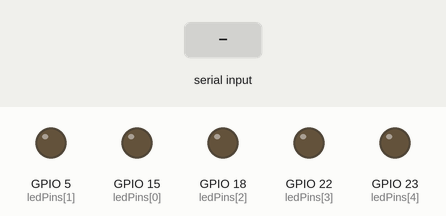
A sketch run on a simulated ESP32. On the bench: output pins drawn as LEDs (lit = HIGH). The inputs (shaded band) are chosen by the test bench. What the sketch prints to the serial monitor is not drawn.

Above: at 1.2 s.
1.3 s: "90,45\n" received over Serial
At 2.0 s:
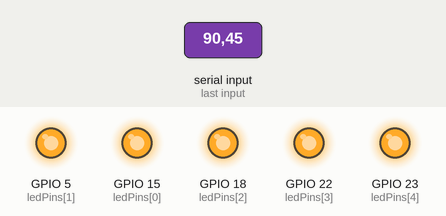
Timing chart, 0 to 4.3 s (numbered marks = the images above; inputs shaded):
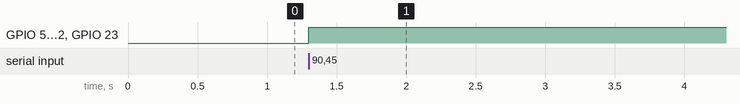

The sketch:

pyinfo.ino.ino
```cpp
const int ledPins[] = {15, 5, 18, 22, 23};
const int numLeds = sizeof(ledPins) / sizeof(ledPins[0]);

void setup() {
  Serial.begin(115200);
  Serial.println("ESP32 Ready");

  for (int i = 0; i < numLeds; i++) {
    pinMode(ledPins[i], OUTPUT);
  }
}

void loop() {
  if (Serial.available()) {
    String input = Serial.readStringUntil('\n');
    int level = input.toInt();
    level = constrain(level, 0, numLeds);

    for (int i = 0; i < numLeds; i++) {
      digitalWrite(ledPins[i], i < level ? HIGH : LOW);
    }
  }
}
```

Measured:
- after the input at 1.3 s, GPIO 5 (ledPins[1]), GPIO 15 (ledPins[0]), GPIO 18 (ledPins[2]), GPIO 22 (ledPins[3]), GPIO 23 (ledPins[4]): LOW → HIGH at once
